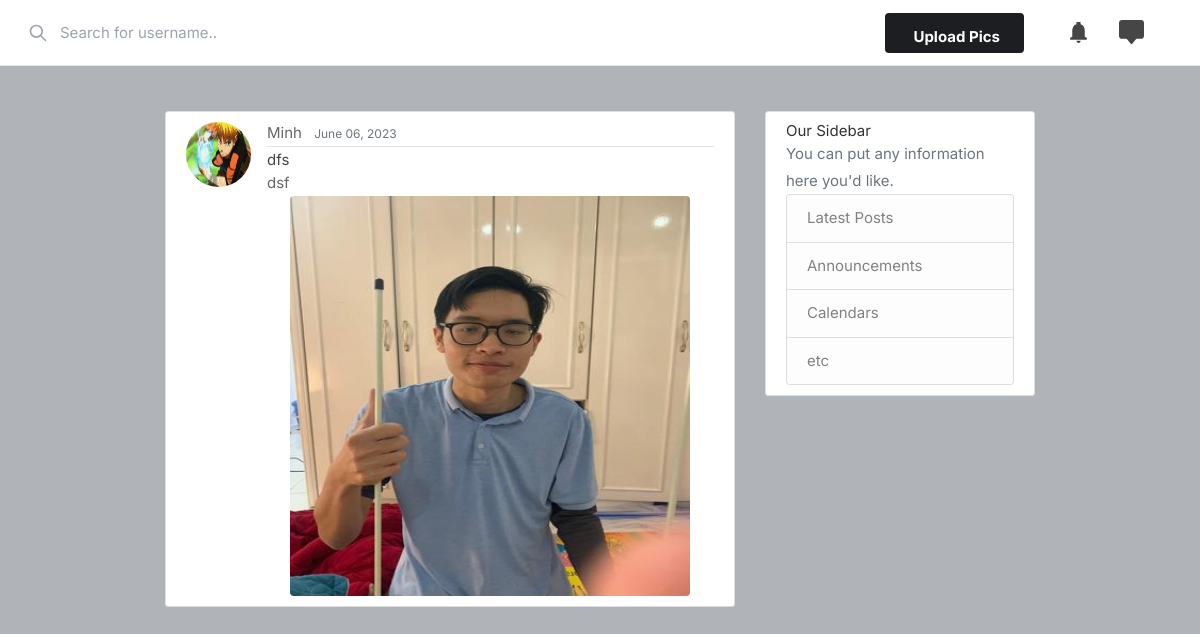
/post/45/, run on the app's committed database.
### blog/models.py (models this page shows, shortened)
class Post(models.Model):
    title = models.CharField(max_length=100)
    content = models.TextField()
    date_posted = models.DateTimeField(default = timezone.now())
    author = models.ForeignKey(User, on_delete=models.CASCADE)
    imagePost = models.ImageField(default='default.jpg',upload_to='post_pics')

### users/models.py (models this page shows, shortened)
class Profile(models.Model):
    user = models.OneToOneField(User, on_delete=models.CASCADE)
    image = models.ImageField(default='default.jpg', upload_to='profile_pics')

### blog/views.py (the view)
# urls.py: path('post/<int:pk>/', PostDetailView.as_view(), name='post-detail'),
class PostDetailView(DetailView):
    model = Post

### blog/templates/blog/post_detail.html (shortened to what this page needs)
{% extends "blog/base.html" %}
{% block content %}
    <article class="media content-section">
        <img src="{{ object.author.profile.image.url }}" alt="IMG" class="rounded-circle article-img">
        <div class="media-body">
        <div class="article-metadata">
            <a class="mr-2" href="{%url 'user-posts' post.author.username%}">{{ object.author }}</a>
            <small class="text-muted">{{ object.date_posted|date:"F d, Y" }}</small>
        </div>
        <h2 class="article-title">{{ object.title }}</h2>
        <p class="article-content">{{ object.content }}</p>
        <div class="article-img-wrapper">
            {% if post.imagePost and post.imagePost.url != '/media/default.jpg' %}
              <a href="{%url 'post-detail' post.id%}" ><img src="{{ post.imagePost.url }}" id="image" alt="Post Image" class="article-img custom-class img-fluid rounded mx-auto d-block" style="max-width: 500px; max-height: 500px;"></a>
            {% endif %}
        </div>
        </div>
    </article>
{% endblock content %}

### blog/static/blog/styles.css (style rules this page uses)
@media (min-width: 992px) { img#image { height: 400px; width: 400px; margin-right: 16px; } }
body { background: #fafafa; color: #333333; margin-top: 5rem; }
h1, h2, h3, h4, h5, h6 { color: #444444; }
.content-section { background: #ffffff; padding: 10px 20px; border: 1px solid #dddddd; border-radius: 3px; margin-bottom: 20px; }
.article-title { color: #444444; }
.custom-class { max-width: 500px; max-height: 500px; }
.article-content { white-space: pre-line; }
.article-img { height: 65px; width: 65px; margin-right: 16px; }
.article-metadata { padding-bottom: 1px; margin-bottom: 4px; border-bottom: 1px solid #e3e3e3 }

### blog/static/assets/css/style.css (style rules this page uses)
body { background-color: #B0B3B8!important; }
::placeholder { color: #808080; opacity: 1; }
a { color: #be185d; -webkit-transition: 0.3s; transition: 0.3s; outline: none !important; }
img { max-width: 100%; }
body { color: #666; font-size: 15px; line-height: 27px; background-color: #f0f2f5; font-family: "Inter", sans-serif; text-transform: none; }
body p { font-size: 15px; line-height: 27px; }
h1, h2, h3, h4, h5, h6 { font-family: "Inter", sans-serif; text-transform: none; }
h1, h2, h3, h4, h5, h6 { color: #333; font-weight: 500; margin: 0; padding: 0; }
h2 { font-size: 26px; }

### data on the page
Post: author.profile.image (picture), author "Minh", date_posted "June 06, 2023", title "dfs", content "dsf", imagePost (picture)
